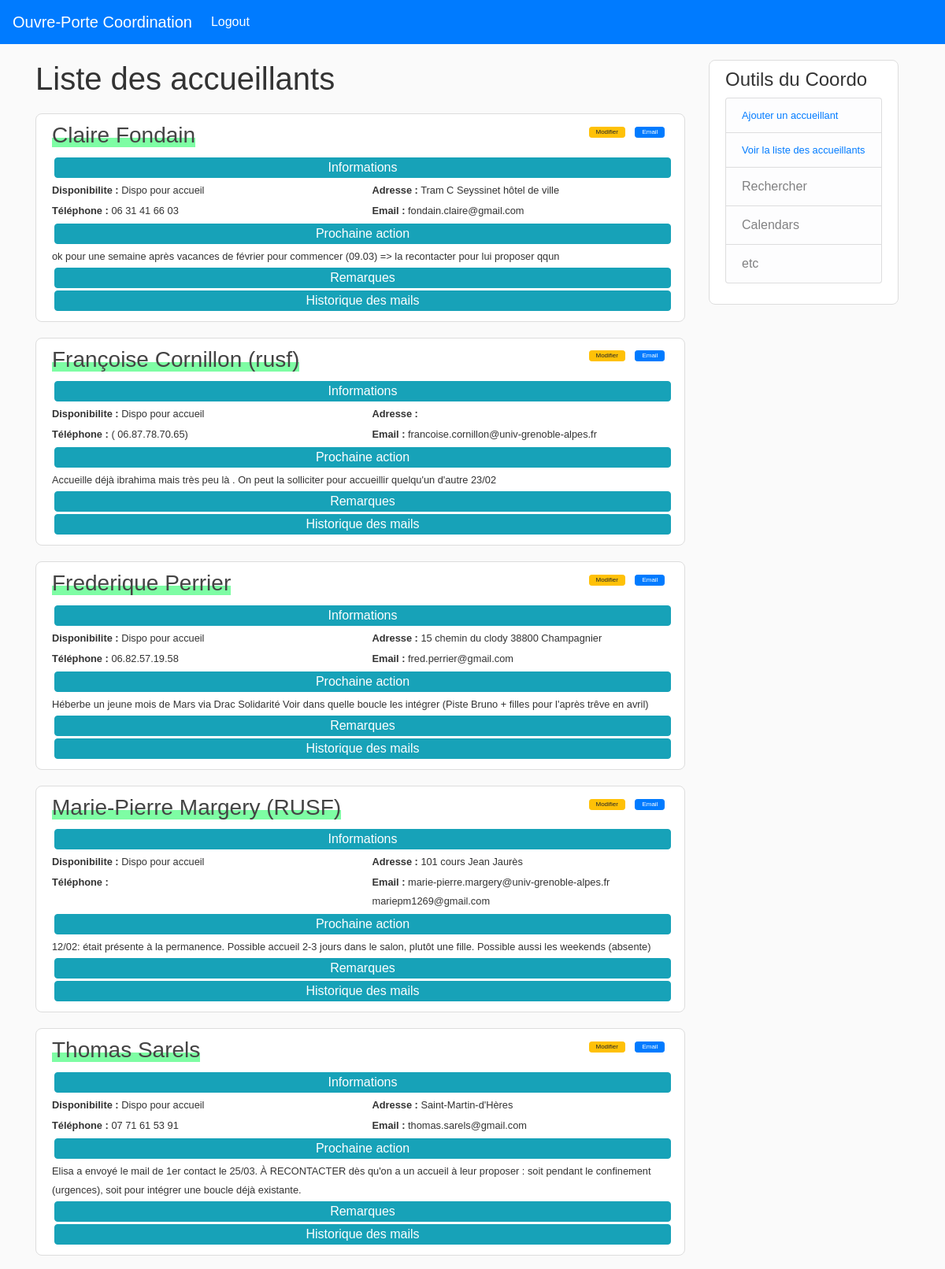
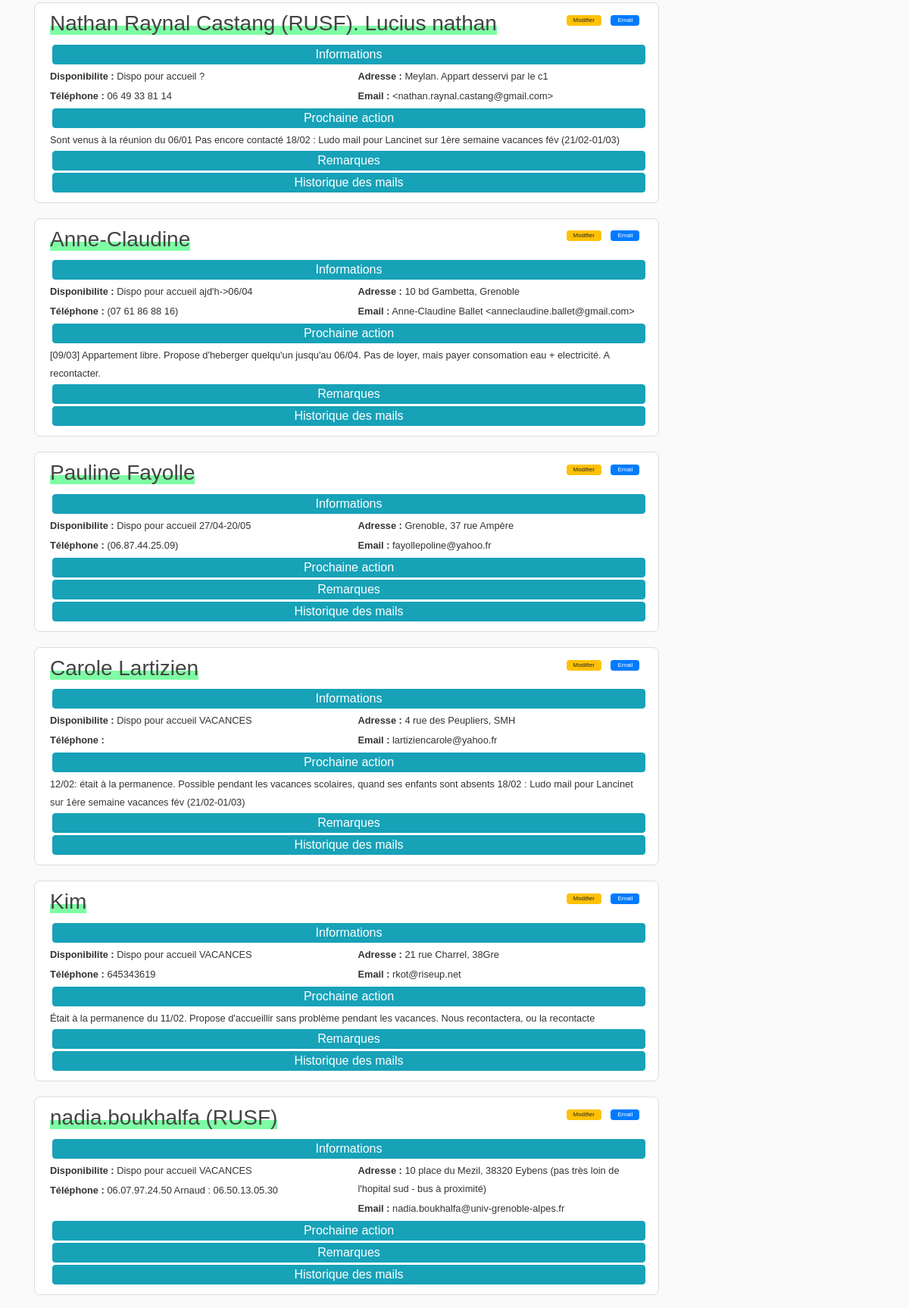
The page /liste_accueillants (signed in, upper part) on the database its author committed (2 pictures, top to bottom).
### flask_app/models.py (models this page shows, shortened)
class Accueillant(db.Model):
    id = db.Column(db.Integer, primary_key=True)
    disponibilite = db.Column(db.String(120), unique=False, nullable=True)
    nom = db.Column(db.String(120), unique=True, nullable=False)
    tel = db.Column(db.String(120), unique=False, nullable=True)
    adresse = db.Column(db.String(120), unique=False, nullable=True)
    email = db.Column(db.String(120), unique=False, nullable=True)
    next_action = db.Column(db.Text, unique=False, nullable=True)
    remarques = db.Column(db.Text, unique=False, nullable=True)

### flask_app/routes.py (the view)
@app.route('/liste_accueillants', methods=['GET', 'POST'])
@login_required
def liste_accueillants():
    liste_accueillants = Accueillant.query.all()
    dict_emails = get_conversations(Email_OP.query.distinct())
    form = SendMailForm()
    if form.validate_on_submit():
        mailer.send_email_simple(
            'florian.dadouchi@gmail.com', form.body.data, 'test formulaire')
    return render_template('liste_accueillants.html', accueillants=liste_accueillants,
                           emails=dict_emails,
                           title="Accueillants",
                           form=form)

### flask_app/models.py (called while the page is built)
@login_manager.user_loader
def load_coordinateur(coordo_id):
    return Coordinateur.query.get(int(coordo_id))

### flask_app/utils_mailer.py (called while the page is built)
def get_conversations(mails_roundcube):
    liste_receivers_deep = [mail.to_ for mail in mails_roundcube]
    liste_receivers_flat = [
        receiver for tuple_ in liste_receivers_deep for receiver in tuple_]
    liste_emails = [mail.from_ for mail in mails_roundcube] + \
        liste_receivers_flat
    mail_Dict = {k: [mail for mail in mails_roundcube if (mail.from_ == k or k in mail.to_)]
                 for k in set(liste_emails)}
    mail_Dict_sorted = {k: sorted(v, key=lambda x: x.date_, reverse=True)
                        for k, v in mail_Dict.items()}
    return mail_Dict_sorted

### flask_app/templates/liste_accueillants.html (shortened to what this page needs)
{% extends "layout.html" %}
{% block content %}
<h1>Liste des accueillants</h1>
{% for accueillant in accueillants %}
<article class="media-custom content-section">
    <div class="media-body">
        <div class="row">
            <div class="col-sm-10">
                <h3 class="article-title "> <span class="title-custom"> {{ accueillant.nom }} </span> </h3>
            </div>
            <div class="col-sm-2">
                <a href="{{ url_for('update_accueillant', acc_id=accueillant.id) }}"
                    class="btn btn-warning btn-sm m-1 py-0" role="button" style="font-size: 0.5em;" aria-pressed="true">
                    Modifier
                </a>
                <button type="button" class="btn btn-primary btn-sm m-1 py-0" style="font-size: 0.5em;"
                    data-toggle="modal" data-target="#exampleModalLong">
                    Email
                </button>
            </div>
        </div>
        <button type="button" class="btn btn-info btn-block btn-collapse-custom" data-toggle="collapse"
            data-target="#info-{{accueillant.id}}">Informations</button>
        <div id="info-{{accueillant.id}}" class="collapse show">
            <div class="row">
                <div class="col-md-6">
                    <p class="p-custom"><small> <b>Disponibilite :</b> {{ accueillant.disponibilite }}</small></p>
                    <p class="p-custom"><small> <b>Téléphone :</b> {{ accueillant.tel }}</small></p>
                </div>
                <div class="col-md-6">
                    <p class="p-custom"><small> <b>Adresse :</b> {{ accueillant.adresse }} </small></p>
                    <p class="p-custom"><small> <b>Email :</b> {{ accueillant.email }}</small></p>
                </div>
            </div>
        </div>
        <button type="button" class="btn btn-info btn-block btn-collapse-custom" data-toggle="collapse"
            data-target="#action-{{accueillant.id}}">Prochaine action</button>
        <div id="action-{{accueillant.id}}" class="collapse show">
            <small>{{ accueillant.next_action }}</small>
        </div>
        <button type="button" class="btn btn-info btn-block btn-collapse-custom" data-toggle="collapse"
            data-target="#remarque-{{accueillant.id}}">Remarques</button>
        <button type="button" class="btn btn-info btn-block btn-collapse-custom" data-toggle="collapse"
            data-target="#emails-{{accueillant.id}}">Historique des mails</button>
        </div>
</article>
{% endfor %}
{% endblock content %}

### flask_app/templates/layout.html (shortened to what this page needs)
<!DOCTYPE html>
<html lang="en">
<head>
  <link rel="stylesheet" href="https://stackpath.bootstrapcdn.com/bootstrap/4.4.1/css/bootstrap.min.css"
>
  <link rel="stylesheet" type="text/css" href="{{ url_for('static', filename='main.css')}}">
</head>
<body>
  <nav class="navbar navbar-expand-lg navbar-dark bg-primary">
    <a class="navbar-brand" href="{{ url_for('index') }}">Ouvre-Porte Coordination</a>
    <div class="collapse navbar-collapse" id="navbarNavDropdown">
      <ul class="navbar-nav">
        {% if current_user.is_authenticated %}
        <li class="nav-item active">
          <a class="nav-link" href="{{url_for('logout')}}">Logout <span class="sr-only">(current)</span></a>
        </li>
        {% endif %}
      </ul>
    </div>
  </nav>
  <main role="main" class="container">
    <div class="row">
      <div class="col-md-9">
        {% block content %}{% endblock %}
      </div>
      <div class="col-md-3">
        <div class="outils-coordo content-section">
          <h4>Outils du Coordo</h4>
          <ul class="list-group">
            <li class="nav-item list-group-item list-group-item-light">
              <a class="nav-link small p-0" href="{{url_for('new_accueillant')}}">Ajouter un accueillant
              </a>
            </li>
            <li class="nav-item list-group-item list-group-item-light">
              <a class="nav-link small p-0" href="{{url_for('liste_accueillants')}}">Voir la liste des accueillants </a>
            </li>
            <li class="list-group-item list-group-item-light">Rechercher</li>
            <li class="list-group-item list-group-item-light">Calendars</li>
            <li class="list-group-item list-group-item-light">etc</li>
          </ul>
        </div>
      </div>
    </div>
  </main>
</body>
</html>

### flask_app/static/main.css (style rules this page uses)
body { background: #fafafa; color: #333333; font-family: Verdana, Geneva, sans-serif !important; }
h1 { margin-top: 20px; margin-bottom: 20px; }
.content-section { background: #ffffff; border-radius: 8px; border: 1px solid #dddddd; padding: 10px 20px; margin-bottom: 20px; margin-top: 20px; }
.article-title { color: #444444; }
.title-custom { background-image: linear-gradient(#fff 60%, #00fb4b81 55%); }
.btn-collapse-custom { margin: 3px; padding: 0; }
.p-custom { margin-bottom: 2px; }
.outils-coordo { position: fixed; }

### rows shown on the page
Accueillant: nom "Claire Fondain", disponibilite "Dispo pour accueil", tel "06 31 41 66 03", adresse "Tram C Seyssinet hôtel de ville", email "fondain.claire@gmail.com", next_action "ok pour une semaine après vacances de février pour commencer (09.03) => la recontacter pour lui proposer qqun"
Accueillant: nom "Françoise Cornillon (rusf)", disponibilite "Dispo pour accueil", tel "( 06.87.78.70.65)", email "francoise.cornillon@univ-grenoble-alpes.fr", next_action "Accueille déjà ibrahima mais très peu là . On peut la solliciter pour accueillir quelqu'un d'autre 23/02"
Accueillant: nom "Frederique Perrier", disponibilite "Dispo pour accueil", tel "06.82.57.19.58", adresse "15 chemin du clody 38800 Champagnier", email "fred.perrier@gmail.com", next_action "Héberbe un jeune mois de Mars via Drac Solidarité Voir dans quelle boucle les intégrer (Piste Bruno + filles pour l'après trêve en avril)"
Accueillant: nom "Marie-Pierre Margery (RUSF)", disponibilite "Dispo pour accueil", adresse "101 cours Jean Jaurès", email "marie-pierre.margery@univ-grenoble-alpes.fr mariepm1269@gmail.com", next_action "12/02: était présente à la permanence. Possible accueil 2-3 jours dans le salon, plutôt une fille. Possible aussi les weekends (absente)"
Accueillant: nom "Thomas Sarels", disponibilite "Dispo pour accueil", tel "07 71 61 53 91", adresse "Saint-Martin-d'Hères", email "thomas.sarels@gmail.com", next_action "Elisa a envoyé le mail de 1er contact le 25/03. À RECONTACTER dès qu'on a un accueil à leur proposer : soit pendant le confinement (urgences), soit pour intégrer une boucle déjà existante."
Accueillant: nom "Nathan Raynal Castang (RUSF). Lucius nathan", disponibilite "Dispo pour accueil ?", tel "06 49 33 81 14", adresse "Meylan. Appart desservi par le c1", email "<nathan.raynal.castang@gmail.com>", next_action "Sont venus à la réunion du 06/01 Pas encore contacté 18/02 : Ludo mail pour Lancinet sur 1ère semaine vacances fév (21/02-01/03)"
Accueillant: nom "Anne-Claudine", disponibilite "Dispo pour accueil ajd'h->06/04", tel "(07 61 86 88 16)", adresse "10 bd Gambetta, Grenoble", email "Anne-Claudine Ballet <anneclaudine.ballet@gmail.com>", next_action "[09/03] Appartement libre. Propose d'heberger quelqu'un jusqu'au 06/04. Pas de loyer, mais payer consomation eau + electricité. A recontacter."
Accueillant: nom "Pauline Fayolle", disponibilite "Dispo pour accueil 27/04-20/05", tel "(06.87.44.25.09)", adresse "Grenoble, 37 rue Ampère", email "fayollepoline@yahoo.fr"
Accueillant: nom "Carole Lartizien", disponibilite "Dispo pour accueil VACANCES", adresse "4 rue des Peupliers, SMH", email "lartiziencarole@yahoo.fr", next_action "12/02: était à la permanence. Possible pendant les vacances scolaires, quand ses enfants sont absents 18/02 : Ludo mail pour Lancinet sur 1ère semaine vacances fév (21/02-01/03)"
Accueillant: nom "Kim", disponibilite "Dispo pour accueil VACANCES", tel "645343619", adresse "21 rue Charrel, 38Gre", email "rkot@riseup.net", next_action "Était à la permanence du 11/02. Propose d'accueillir sans problème pendant les vacances. Nous recontactera, ou la recontacte"
Accueillant: nom "nadia.boukhalfa (RUSF)", disponibilite "Dispo pour accueil VACANCES", tel "06.07.97.24.50 Arnaud : 06.50.13.05.30", adresse "10 place du Mezil, 38320 Eybens (pas très loin de l'hopital sud - bus à proximité)", email "nadia.boukhalfa@univ-grenoble-alpes.fr"
